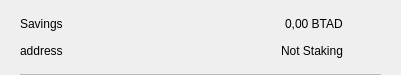
<?xml version="1.0" encoding="UTF-8"?>
<ui version="4.0">
 <class>CSRow</class>
 <widget class="QWidget" name="CSRow">
  <property name="geometry">
   <rect>
    <x>0</x>
    <y>0</y>
    <width>401</width>
    <height>75</height>
   </rect>
  </property>
  <property name="windowTitle">
   <string>Form</string>
  </property>
  <layout class="QVBoxLayout" name="verticalLayout">
   <property name="spacing">
    <number>0</number>
   </property>
   <property name="leftMargin">
    <number>20</number>
   </property>
   <property name="topMargin">
    <number>10</number>
   </property>
   <property name="rightMargin">
    <number>20</number>
   </property>
   <property name="bottomMargin">
    <number>0</number>
   </property>
   <item>
    <widget class="QWidget" name="info" native="true">
     <property name="minimumSize">
      <size>
       <width>0</width>
       <height>0</height>
      </size>
     </property>
     <layout class="QHBoxLayout" name="horizontalLayout_3">
      <property name="leftMargin">
       <number>0</number>
      </property>
      <property name="topMargin">
       <number>0</number>
      </property>
      <property name="rightMargin">
       <number>0</number>
      </property>
      <property name="bottomMargin">
       <number>10</number>
      </property>
      <item>
       <widget class="QWidget" name="container" native="true">
        <property name="minimumSize">
         <size>
          <width>0</width>
          <height>0</height>
         </size>
        </property>
        <layout class="QVBoxLayout" name="verticalLayout_2">
         <property name="spacing">
          <number>0</number>
         </property>
         <property name="leftMargin">
          <number>0</number>
         </property>
         <property name="topMargin">
          <number>0</number>
         </property>
         <property name="rightMargin">
          <number>0</number>
         </property>
         <property name="bottomMargin">
          <number>0</number>
         </property>
         <item>
          <layout class="QHBoxLayout" name="horizontalLayout">
           <item>
            <widget class="QLabel" name="labelName">
             <property name="text">
              <string>Savings</string>
             </property>
            </widget>
           </item>
           <item>
            <spacer name="horizontalSpacer">
             <property name="orientation">
              <enum>Qt::Horizontal</enum>
             </property>
             <property name="sizeHint" stdset="0">
              <size>
               <width>40</width>
               <height>20</height>
              </size>
             </property>
            </spacer>
           </item>
           <item>
            <widget class="QLabel" name="labelAmount">
             <property name="text">
              <string>0,00 BTAD</string>
             </property>
            </widget>
           </item>
          </layout>
         </item>
         <item>
          <layout class="QHBoxLayout" name="horizontalLayout_2">
           <item>
            <widget class="QLabel" name="labelAddress">
             <property name="text">
              <string>address</string>
             </property>
            </widget>
           </item>
           <item>
            <spacer name="horizontalSpacer_2">
             <property name="orientation">
              <enum>Qt::Horizontal</enum>
             </property>
             <property name="sizeHint" stdset="0">
              <size>
               <width>40</width>
               <height>20</height>
              </size>
             </property>
            </spacer>
           </item>
           <item>
            <widget class="QLabel" name="labelStaking">
             <property name="text">
              <string>Not Staking</string>
             </property>
            </widget>
           </item>
          </layout>
         </item>
        </layout>
       </widget>
      </item>
      <item alignment="Qt::AlignHCenter|Qt::AlignVCenter">
       <widget class="QPushButton" name="pushButtonMenu">
        <property name="minimumSize">
         <size>
          <width>24</width>
          <height>24</height>
         </size>
        </property>
        <property name="maximumSize">
         <size>
          <width>32</width>
          <height>32</height>
         </size>
        </property>
        <property name="focusPolicy">
         <enum>Qt::NoFocus</enum>
        </property>
        <property name="styleSheet">
         <string notr="true">border:none; background-color:transparent;</string>
        </property>
        <property name="text">
         <string/>
        </property>
        <property name="icon">
         <iconset>
          <normaloff>://ic-menu-hover</normaloff>://ic-menu-hover</iconset>
        </property>
        <property name="iconSize">
         <size>
          <width>24</width>
          <height>24</height>
         </size>
        </property>
       </widget>
      </item>
     </layout>
    </widget>
   </item>
   <item>
    <widget class="QLabel" name="lblDivisory">
     <property name="minimumSize">
      <size>
       <width>0</width>
       <height>1</height>
      </size>
     </property>
     <property name="maximumSize">
      <size>
       <width>16777215</width>
       <height>1</height>
      </size>
     </property>
     <property name="styleSheet">
      <string notr="true">background-color:#bababa;</string>
     </property>
     <property name="text">
      <string/>
     </property>
     <property name="alignment">
      <set>Qt::AlignBottom|Qt::AlignLeading|Qt::AlignLeft</set>
     </property>
    </widget>
   </item>
  </layout>
 </widget>
 <resources/>
 <connections/>
</ui>
